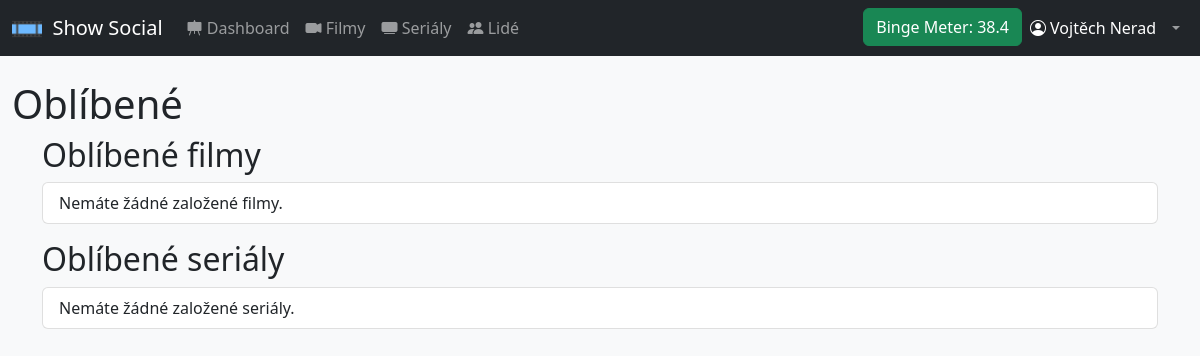
The app's page /favorites.php (signed in), older data.
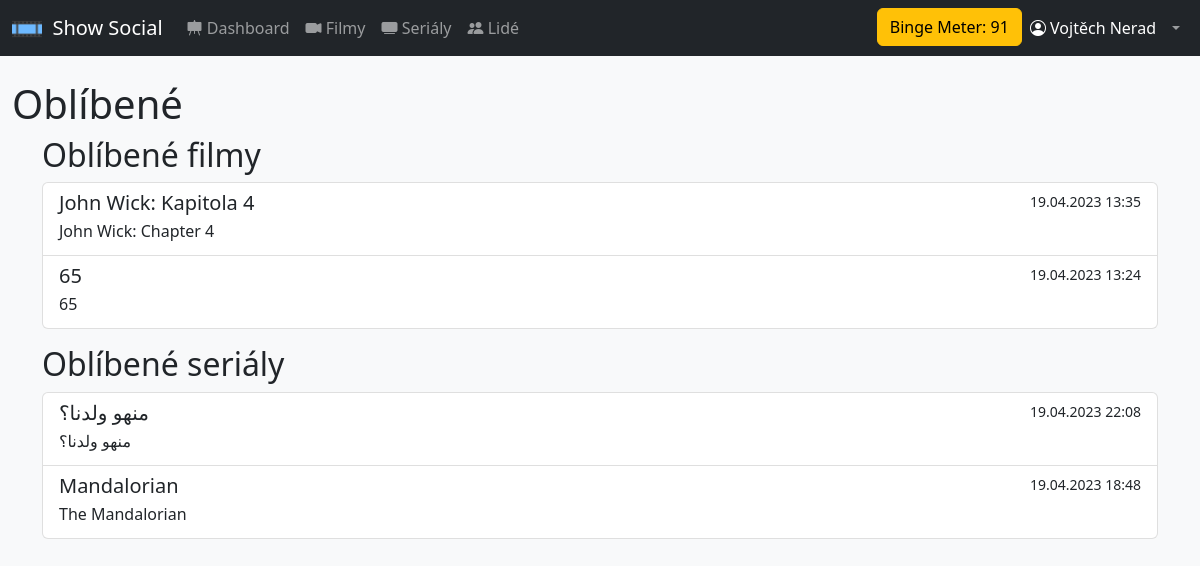
The same page, newer data.
### tables this page shows
CREATE TABLE `favorite_movies` (
  `user_id` int(11) NOT NULL,
  `movie_id` int(11) NOT NULL,
  `timestamp` timestamp NOT NULL DEFAULT current_timestamp()
);

CREATE TABLE `movies` (
  `movie_id` int(11) NOT NULL,
  `title` varchar(100) NOT NULL,
  `original_title` varchar(100) NOT NULL,
  `overview` varchar(1000) NOT NULL,
  `poster_path` varchar(50) NOT NULL,
  `release_date` date NOT NULL,
  `runtime` smallint(6) NOT NULL
);

CREATE TABLE `favorite_tv_shows` (
  `user_id` int(11) NOT NULL,
  `show_id` bigint(20) NOT NULL,
  `timestamp` timestamp NOT NULL DEFAULT current_timestamp()
);

CREATE TABLE `tv_shows` (
  `id` bigint(20) NOT NULL,
  `name` varchar(255) NOT NULL,
  `original_name` varchar(255) NOT NULL,
  `poster_path` varchar(255) NOT NULL
);

### classes/dbh.class.php (called while the page is built)
<?php
class Dbh {
    private $host = "localhost";
    private $username = "root";
    private $password = "ayylmao1337";
    private $dbname = "show_social";
    public function connect() {
        $dsn = 'mysql:host=' .  $this->host .';dbname=' . $this->dbname;
        $pdo = new PDO($dsn, $this->username, $this->password);
        $pdo->setAttribute(PDO::ATTR_DEFAULT_FETCH_MODE, PDO::FETCH_ASSOC);
        return $pdo;
    }
}

### classes/User.class.php (called while the page is built, shortened)
<?php
require_once $_SERVER['DOCUMENT_ROOT'].'/classes/dbh.class.php';
class User extends Dbh {
    private $id;
    function __construct($userId) {
        $this->id = $userId;
    }
    function getWatchtimePerLastDay() {
        $showSql = '
            SELECT SUM(tv_show_episodes.runtime) as runtime
            FROM seen_episodes
            LEFT JOIN tv_show_episodes
            ON seen_episodes.id = tv_show_episodes.id
            WHERE seen_episodes.timestamp >= NOW() - INTERVAL 1 DAY AND user_id = (:user_id);
        ';
        $showsStatement = $this->connect()->prepare($showSql);
        $showsStatement->execute([
            ":user_id" => $this->id
        ]);
        $showsWatchtime = $showsStatement->fetch();
        $moviesSql = '
            SELECT SUM(movies.runtime) as runtime
            FROM seen_movies
            LEFT JOIN movies
            ON seen_movies.movie_id = movies.movie_id
            WHERE seen_movies.timestamp >= NOW() - INTERVAL 1 DAY AND user_id = (:user_id);
        ';
        $moviesStatement = $this->connect()->prepare($moviesSql);
        $moviesStatement->execute([
            ":user_id" => $this->id
        ]);
        $moviesWatchtime = $moviesStatement->fetch();
        $totalWatchtime = new stdClass();
        $totalWatchtime->watchtime = 0;
        if ($moviesWatchtime['runtime']) {
            $totalWatchtime->watchtime = $totalWatchtime->watchtime + $moviesWatchtime['runtime'];
        }
        $limitSql = '
            SELECT watch_limit
            FROM users
            WHERE id = (:user_id)
            LIMIT 1;
        ';
        $limitStatement = $this->connect()->prepare($limitSql);
        $limitStatement->execute([
            ':user_id' => $this->id
        ]);
        $watchtimeLimit = $limitStatement->fetch();
        $totalWatchtime->watchtimeLimit = $watchtimeLimit['watch_limit'];
        $totalWatchtime->watchtimePercentage = round((($totalWatchtime->watchtime/$totalWatchtime->watchtimeLimit) * 100), 1);
        return $totalWatchtime;
    }
    function favoriteMovies() {
        $favoriteMoviesStatement = $this->connect()->prepare('
            SELECT movies.movie_id, movies.title, movies.original_title, movies.poster_path, favorite_movies.timestamp
            FROM favorite_movies
            LEFT JOIN movies
            ON favorite_movies.movie_id = movies.movie_id
            WHERE user_id = (:user_id)
            ORDER BY favorite_movies.timestamp DESC;
        ');
        $favoriteMoviesStatement->execute([
            ':user_id' => $this->id
        ]);
        $favoriteMoviesData = $favoriteMoviesStatement->fetchAll();
        return $favoriteMoviesData;
    }
    function favoriteTvShows() {
        $favoriteTvShowsStatement = $this->connect()->prepare('
            SELECT tv_shows.id as show_id, tv_shows.name, tv_shows.original_name, tv_shows.poster_path, favorite_tv_shows.timestamp
            FROM favorite_tv_shows
            LEFT JOIN tv_shows
            ON favorite_tv_shows.show_id = tv_shows.id
            WHERE user_id = (:user_id)
            ORDER BY favorite_tv_shows.timestamp DESC;
        ');
        $favoriteTvShowsStatement->execute([
            ':user_id' => $this->id
        ]);
        $favoriteTvShowsData = $favoriteTvShowsStatement->fetchAll();
        return $favoriteTvShowsData;
    }
}

### favorites.php (the view, shortened to what this page needs)
<?php
require_once $_SERVER['DOCUMENT_ROOT'].'/classes/User.class.php';
$active_page = 'profile';
include 'includes/header.inc.php';
echo '<h1>Oblíbené</h1>';
$user = new User($_SESSION['user_id']);
$bookmarkedMovies = $user->favoriteMovies();
echo '<div class="container-sm mb-3">';
echo '<h2>Oblíbené filmy</h2>';
echo '<div class="list-group">';
if ($bookmarkedMovies) {
    foreach ($bookmarkedMovies as $bookmarkedMovie) {
        echo '<a href="./movie.php?id=' . $bookmarkedMovie['movie_id'] . '" class="list-group-item list-group-item-action">';
        echo '<div class="d-flex w-100 justify-content-between">';
        echo '<h5 class="mb-1">' . $bookmarkedMovie['title'] . '</h5>';
        $bookmarkedTime = date_create($bookmarkedMovie['timestamp']);
        echo '<small>' . date_format($bookmarkedTime, 'd.m.Y H:i') . '</small>';
        echo '</div>';
        echo '<p class="mb-1">' . htmlspecialchars($bookmarkedMovie['original_title']) . '</p>';
        echo '</a>';
    }
} else {
    echo '<div class="list-group-item">Nemáte žádné založené filmy.</div>';
}
echo '</div>';
echo '</div>';
$bookmarkedTvShows = $user->favoriteTvShows();
echo '<div class="container-sm mb-3">';
echo '<h2>Oblíbené seriály</h2>';
echo '<div class="list-group">';
if ($bookmarkedTvShows) {
    foreach ($bookmarkedTvShows as $bookmarkedTvShow) {
        echo '<a href="./show.php?id=' . $bookmarkedTvShow['show_id'] . '" class="list-group-item list-group-item-action">';
        echo '<div class="d-flex w-100 justify-content-between">';
        echo '<h5 class="mb-1">' . $bookmarkedTvShow['name'] . '</h5>';
        $bookmarkedTime = date_create($bookmarkedTvShow['timestamp']);
        echo '<small>' . date_format($bookmarkedTime, 'd.m.Y H:i') . '</small>';
        echo '</div>';
        echo '<p class="mb-1">' . htmlspecialchars($bookmarkedTvShow['original_name']) . '</p>';
        echo '</a>';
    }
} else {
    echo '<div class="list-group-item">Nemáte žádné založené seriály.</div>';
}
echo '</div>';
echo '</div>';
include 'includes/footer.inc.php';
?>

### includes/header.inc.php (shortened to what this page needs)
<?php
require_once 'user.inc.php';
?>
<!DOCTYPE html>
<html lang="cs">
<head>
    <link rel="stylesheet" type="text/css" href="styles/bootstrap.min.css">
    <link rel="stylesheet" type="text/css" href="styles/style.css">
    <link rel="stylesheet" type="text/css" href="../styles/toastify.css">
    <link rel="stylesheet" href="https://cdn.jsdelivr.net/npm/bootstrap-icons@1.9.1/font/bootstrap-icons.css">
</head>
<body class="bg-light">
<?php
    include 'navbar.inc.php';
?>
<div class="container-fluid">

### includes/navbar.inc.php (shortened to what this page needs)
<?php
    require_once $_SERVER['DOCUMENT_ROOT'].'/classes/User.class.php';
    $active_link_classes = 'class="nav-link active" aria-current="page"';
    $nonactive_link_classes = 'class="nav-link"';
    if (isset($_SESSION['user_id'])) {
        $userDataStatement = $db->prepare('
            SELECT watch_limit
            FROM users
            WHERE id = (:id)
            LIMIT 1;
        ');
        $userDataStatement->execute(array(':id' => $_SESSION['user_id']));
        $userData = $userDataStatement->fetch();
        $user = new User($_SESSION['user_id']);
    }
?>
<nav class="navbar sticky-top navbar-expand-lg navbar-dark bg-dark mb-4">
    <div class="container-fluid">
        <a class="navbar-brand" href="../index.php">
            <img src="/assets/favicon/android-chrome-512x512.png" alt="Logo" width="30" height="24" class="d-inline-block align-text-bottom">
            &nbsp;Show Social
        </a>
        <div class="collapse navbar-collapse" id="navbarSupportedContent">
            <ul class="navbar-nav me-auto mb-2 mb-lg-0">
                <li class="nav-item">
                    <?php
                    if (isset($_SESSION['user_id'])) {
                        echo '<a ' . (($active_page == 'dashboard') ? $active_link_classes : $nonactive_link_classes) . ' href="../index.php"><i class="bi bi-easel-fill"></i> Dashboard</a>';
                    } else {
                        echo '<a ' . (($active_page == 'introduction') ? $active_link_classes : $nonactive_link_classes) . ' href="../index.php">Úvod</a>';
                    }
                    ?>
                </li>
                <li class="nav-item">
                    <a <?php echo(($active_page == 'movie') ? $active_link_classes : $nonactive_link_classes); ?> href="movies.php"><i class="bi bi-camera-video-fill"></i> Filmy</a>
                </li>
                <li class="nav-item">
                    <a <?php echo(($active_page == 'shows') ? $active_link_classes : $nonactive_link_classes); ?> href="shows.php"><i class="bi bi-tv-fill"></i> Seriály</a>
                </li>
                <li class="nav-item">
                    <a <?php echo(($active_page == 'people') ? $active_link_classes : $nonactive_link_classes); ?> href="users.php"><i class="bi bi-people-fill"></i> Lidé
                    </a>
                </li>
            </ul>
            <ul class="navbar-nav ms-auto mb-2 mb-lg-0">
                <li class="nav-item">
                    <?php
                    if (isset($_SESSION['user_id'])) {
                        $watchtimeObject = $user->getWatchtimePerLastDay();
                        $seenMinutesInTotal = $watchtimeObject->watchtime;
                        $bingeMeterClass = ($seenMinutesInTotal > $userData['watch_limit']) ? 'btn-danger' : 'btn-success';
                        $seenPercentage = round((($seenMinutesInTotal/$userData['watch_limit']) * 100), 1);
                        if ($seenPercentage < 80) {
                            $bingeMeterClass = 'success';
                        } elseif ($seenPercentage < 100) {
                            $bingeMeterClass = 'warning';
                        } else {
                            $bingeMeterClass = 'danger';
                        }
                        echo '<a href="../bingemeter.php" id="binge-meter-button" class="btn btn-' . $bingeMeterClass . '">';
                        echo 'Binge Meter: ' . $seenPercentage;
                        echo '</a>';
                    }
                    ?>
                </li>
                <li class="nav-item">
                    <?php
                    if (isset($_SESSION['user_id'])) {
                        echo '<a ' . (($active_page == 'profile') ? $active_link_classes : $nonactive_link_classes) . ' href="../profile.php"><i class="bi bi-person-circle"></i> ' . $_SESSION['first_name'] . ' ' . $_SESSION['last_name'] . '</a>';
                    } else {
                        echo '<a ' . (($active_page == 'login') ? $active_link_classes : $nonactive_link_classes) . ' href="../signin.php"><i class="bi bi-person-circle"></i> Přihlášení</a>';
                    }
                    ?>
                </li>
                <?php
                if (isset($_SESSION['user_id'])) {
                    echo '<li class="nav-item dropdown">';
                    echo '<a class="nav-link dropdown-toggle" href="#" role="button" data-bs-toggle="dropdown" aria-expanded="false"></a>';
                    echo '</li>';
                }
                ?>
            </ul>
        </div>
    </div>
</nav>

### includes/footer.inc.php (shortened to what this page needs)
</div>
</body>
</html>

Row changes from the older to the newer data that the page shows:
added favorite_movies: movies.title "John Wick: Kapitola 4", timestamp "19.04.2023 13:35", movies.original_title "John Wick: Chapter 4"
added favorite_movies: movies.title "65", timestamp "19.04.2023 13:24", movies.original_title "65"
added favorite_tv_shows: tv_shows.name "منهو ولدنا؟", timestamp "19.04.2023 22:08", tv_shows.original_name "منهو ولدنا؟"
added favorite_tv_shows: tv_shows.name "Mandalorian", timestamp "19.04.2023 18:48", tv_shows.original_name "The Mandalorian"
Text that changed along with them:
$seenPercentage: "38.4" → "91"
text no longer shown: "Nemáte žádné založené filmy. Nemáte žádné založené seriály."
